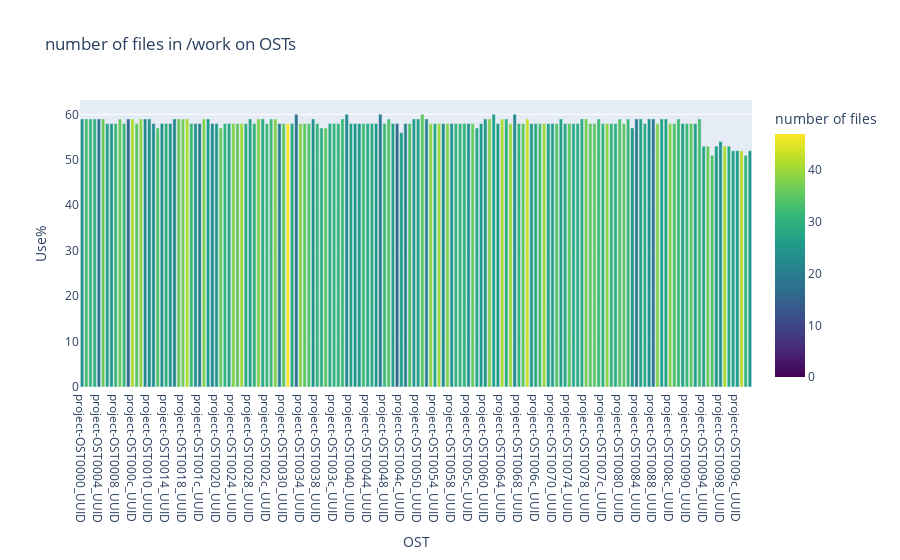

Source (notebook cell):
### Code cell
#important to note: This just shows the number of files that have at least some data on an OST, 
#   but ignores how much data is stored there
osts = df.loc[(df["partition"] == partition) & (df["storage_type"] == "OST")].id.to_list()
use = df.loc[(df["partition"] == partition) & (df["storage_type"] == "OST")].use_percent.to_list()

fig = px.bar(x=osts, y=use, color=number_of_files, color_continuous_scale="viridis", range_color=(0,max(number_of_files)),
            labels={"x":"OST", "y":"Use%", "color":"number of files"}, title="number of files in " + partition + " on OSTs")
fig.show()

### Figure 1 — Plotly figure (JSON) as saved in the notebook; plotly's stock layout.template omitted (floating-point values rounded to 4 significant figures; data arrays with more than 128 entries replaced by an {"elided": "..."} marker saying what was removed)
{"data": [{"alignmentgroup": "True", "hovertemplate": "OST=%{x}<br>Use%=%{y}<br>number of files=%{marker.color}<extra></extra>", "legendgroup": "", "marker": {"color": {"elided": "160 int values"}, "coloraxis": "coloraxis", "pattern": {"shape": ""}}, "name": "", "offsetgroup": "", "orientation": "v", "showlegend": false, "textposition": "auto", "type": "bar", "x": {"elided": "160 str values"}, "xaxis": "x", "y": {"elided": "160 int values"}, "yaxis": "y"}], "layout": {"barmode": "relative", "coloraxis": {"cmax": 47, "cmin": 0, "colorbar": {"title": {"text": "number of files"}}, "colorscale": [[0, "#440154"], [0.1111, "#482878"], [0.2222, "#3e4989"], [0.3333, "#31688e"], [0.4444, "#26828e"], [0.5556, "#1f9e89"], [0.6667, "#35b779"], [0.7778, "#6ece58"], [0.8889, "#b5de2b"], [1, "#fde725"]]}, "legend": {"tracegroupgap": 0}, "title": {"text": "number of files in /work on OSTs"}, "xaxis": {"anchor": "y", "domain": [0, 1], "title": {"text": "OST"}}, "yaxis": {"anchor": "x", "domain": [0, 1], "title": {"text": "Use%"}}}}
